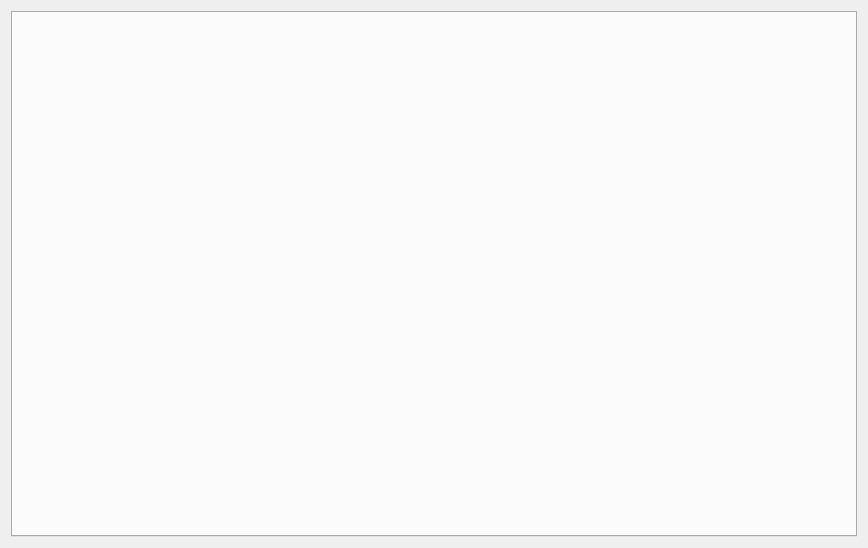
<?xml version="1.0" encoding="UTF-8"?>
<ui version="4.0">
 <class>W_main</class>
 <widget class="QWidget" name="W_main">
  <property name="geometry">
   <rect>
    <x>0</x>
    <y>0</y>
    <width>868</width>
    <height>548</height>
   </rect>
  </property>
  <property name="windowTitle">
   <string>Form</string>
  </property>
  <layout class="QGridLayout" name="gridLayout">
   <item row="0" column="0">
    <widget class="QTabWidget" name="tabWidget"/>
   </item>
  </layout>
 </widget>
 <resources/>
 <connections/>
</ui>
